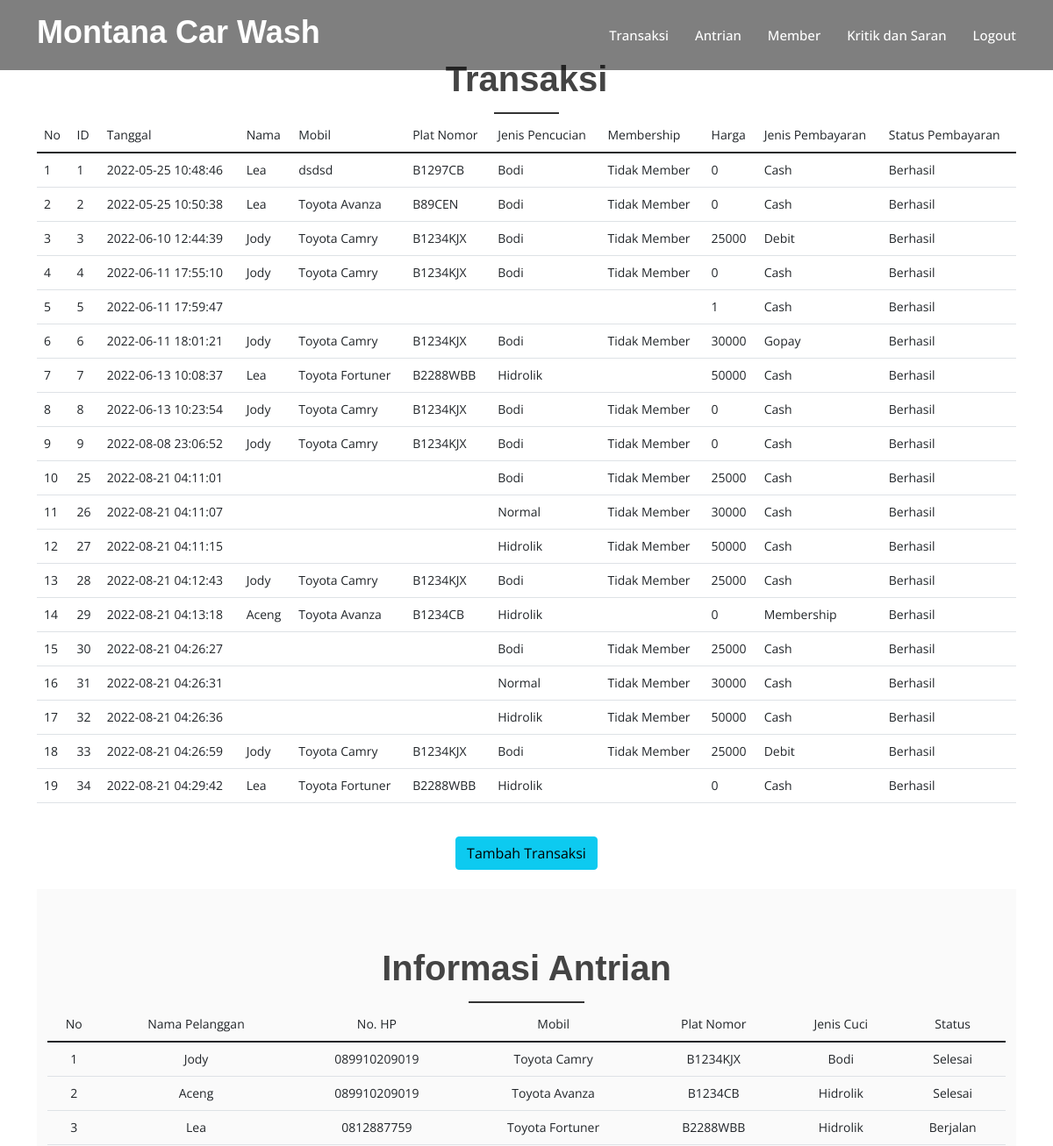
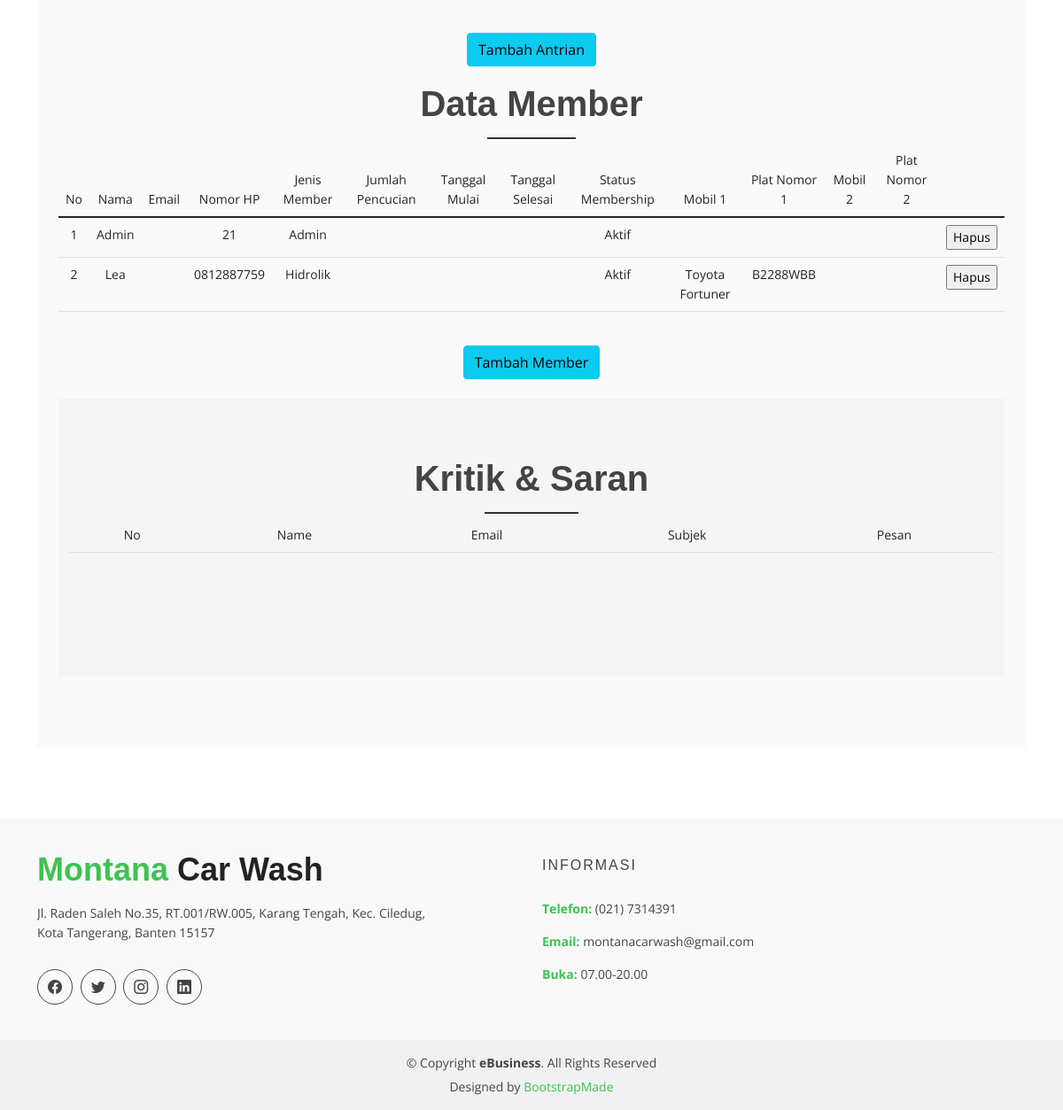
The app's page /admin.php with its own data (2 pictures, top to bottom).
### tables this page shows
CREATE TABLE `transaksi` (
  `id_transaksi` int(12) NOT NULL,
  `tanggal_transaksi` datetime NOT NULL,
  `nohp_transaksi` varchar(50) NOT NULL,
  `namapelanggan_transaksi` varchar(50) NOT NULL,
  `mobil_transaksi` varchar(50) NOT NULL,
  `platnomor_transaksi` varchar(50) NOT NULL,
  `jeniscuci_transaksi` enum('Hidrolik','Bodi','Normal') NOT NULL,
  `member_transaksi` enum('Hidrolik','Normal','Tidak Member') NOT NULL,
  `harga` int(12) NOT NULL,
  `jenispembayaran_transaksi` enum('Cash','Debit','QR','Gopay','Membership') NOT NULL,
  `idmember_transaksi` varchar(12) NOT NULL,
  `statuspembayaran_transaksi` enum('Gagal','Berhasil','Menunggu') NOT NULL
);

CREATE TABLE `antrian` (
  `id_antrian` int(12) NOT NULL,
  `namapelanggan_antrian` varchar(50) NOT NULL,
  `nohp_antrian` varchar(12) NOT NULL,
  `mobil_antrian` varchar(50) NOT NULL,
  `platnomor_antrian` varchar(50) NOT NULL,
  `jeniscuci_antrian` enum('Hidrolik','Normal','Bodi') NOT NULL,
  `member_antrian` enum('Tidak Member','Member') NOT NULL,
  `status_antrian` enum('Menunggu','Berjalan','Selesai') NOT NULL
);

CREATE TABLE `member` (
  `id_member` int(12) NOT NULL,
  `password` varchar(50) NOT NULL,
  `nama_member` varchar(50) NOT NULL,
  `nohp_member` varchar(12) NOT NULL,
  `jenis_member` enum('Normal','Hidrolik','Admin') NOT NULL,
  `mobil1_member` varchar(50) NOT NULL,
  `platnomor1_member` varchar(50) NOT NULL,
  `mobil2_member` varchar(50) NOT NULL,
  `platnomor2_member` varchar(50) NOT NULL,
  `tanggalpembuatan_member` date NOT NULL,
  `status_member` enum('Aktif','Tidak Aktif') NOT NULL
);

### admin.php (the view, shortened to what this page needs)
<!DOCTYPE html>
<html lang="en">
<head>
  <link href="assets/vendor/animate.css/animate.min.css" rel="stylesheet">
  <link href="assets/vendor/bootstrap/css/bootstrap.min.css" rel="stylesheet">
  <link href="assets/vendor/bootstrap-icons/bootstrap-icons.css" rel="stylesheet">
  <link href="assets/vendor/boxicons/css/boxicons.min.css" rel="stylesheet">
  <link href="assets/vendor/glightbox/css/glightbox.min.css" rel="stylesheet">
  <link href="assets/vendor/swiper/swiper-bundle.min.css" rel="stylesheet">
  <link href="assets/css/style.css" rel="stylesheet">
</head>
<body>
   <header id="header" class="fixed-top d-flex align-items-center">
    <div class="container d-flex justify-content-between">
      <div class="logo">
        <h1><a href="transaksi_admin.php"><span>Montana </span>Car Wash</a></h1>
      </div>
      <nav id="navbar" class="navbar">
        <ul>
          <li><a href="transaksi_admin.php">Transaksi</a></li>
          <li><a href="antrian_admin.php">Antrian</a></li>
          <li><a href="member_admin.php">Member</a></li>
          <li><a href="kritiksaran_admin.php">Kritik dan Saran</a></li>
          <li><a href="logout.php">Logout</a></li>
        </ul>
      </nav>
    </div>
  </header>
  <main id="main">
    <div id="transaksi" class="services-area area-padding">
      <div class="container">
        <div class="row">
          <div class="col-md-12 col-sm-12 col-xs-12">
            <div class="section-headline services-head text-center">
              <h2>Transaksi</h2>
            </div>
          </div>
        </div>
		  <table class="table">
        <thead>
            <tr>
                <td>No</td>
                <td>ID</td>
                <td>Tanggal</td>
                <td>Nama</td>
                <td>Mobil</td>
                <td>Plat Nomor</td>
                <td>Jenis Pencucian</td>
                <td>Membership</td>
                <td>Harga</td>
                <td>Jenis Pembayaran</td>
                <td>Status Pembayaran</td>
            </tr>
        </thead>
        <?php
        include "db_connection.php";
        $no = 1;
        $query = mysqli_query($conn, 'SELECT * FROM `transaksi`');
        while ($data = mysqli_fetch_array($query)) {
        ?>
            <tr>
                <td><?php echo $no++ ?></td>
                <td><?php echo $data['id_transaksi'] ?></td>
                <td><?php echo $data['tanggal_transaksi'] ?></td>
                <td><?php echo $data['namapelanggan_transaksi'] ?></td>
                <td><?php echo $data['mobil_transaksi'] ?></td>
                <td><?php echo $data['platnomor_transaksi'] ?></td>
                <td><?php echo $data['jeniscuci_transaksi'] ?></td>
                <td><?php echo $data['member_transaksi'] ?></td>
                <td><?php echo $data['harga'] ?></td>
                <td><?php echo $data['jenispembayaran_transaksi'] ?></td>
				        <td><?php echo $data['statuspembayaran_transaksi'] ?></td>
            </tr>
        <?php } ?>
    </table>
    <br>
    <div class="text-center"><a type="button" class="btn btn-info" href="tambah_transaksi.php">Tambah Transaksi</a>
    <br><br>
    <div id="antrian" class="pricing-area area-padding">
    <div class="container">
        <div class="row">
          <div class="col-md-12 col-sm-12 col-xs-12">
            <div class="section-headline services-head text-center">
              <h2>Informasi Antrian</h2>
            </div>
          </div>
        </div>
		  <table class="table">
        <thead>
            <tr>
                <td>No</td>
                <td>Nama Pelanggan</td>
                <td>No. HP</td>
                <td>Mobil</td>
                <td>Plat Nomor</td>
                <td>Jenis Cuci</td>
				<td>Status</td>
            </tr>
        </thead>
        <?php
        include "db_connection.php";
        $no = 1;
        $query = mysqli_query($conn, 'SELECT * FROM `antrian`');
        while ($data = mysqli_fetch_array($query)) {
        ?>
            <tr>
                <td><?php echo $no++ ?></td>
                <td><?php echo $data['namapelanggan_antrian'] ?></td>
                <td><?php echo $data['nohp_antrian'] ?></td>
                <td><?php echo $data['mobil_antrian'] ?></td>
                <td><?php echo $data['platnomor_antrian'] ?></td>
                <td><?php echo $data['jeniscuci_antrian'] ?></td>
				        <td><?php echo $data['status_antrian'] ?></td>
            </tr>
        <?php } ?>
    </table>
    <br>
    <div class="text-center"><a type="button" class="btn btn-info" href="tambah_antrian.php">Tambah Antrian</a>
    <br><br>
    <div id="member" class="contact-area">
    <div class="container">
        <div class="row">
          <div class="col-md-12 col-sm-12 col-xs-12">
            <div class="section-headline services-head text-center">
              <h2>Data Member</h2>
            </div>
          </div>
        </div>
		  <table class="table">
        <thead>
            <tr>
                <td>No</td>
                <td>Nama</td>
                <td>Email</td>
                <td>Nomor HP</td>
                <td>Jenis Member</td>
                <td>Jumlah Pencucian</td>
                <td>Tanggal Mulai</td>
                <td>Tanggal Selesai</td>
                <td>Status Membership</td>
                <td>Mobil 1</td>
                <td>Plat Nomor 1</td>
                <td>Mobil 2</td>
                <td>Plat Nomor 2</td>
            </tr>
        </thead>
        <?php
        include "db_connection.php";
        $no = 1;
        $query = mysqli_query($conn, 'SELECT * FROM `member`');
        while ($data = mysqli_fetch_array($query)) {
        ?>
            <tr>
                <td><?php echo $no++ ?></td>
                <td><?php echo $data['nama_member'] ?></td>
                <td><?php echo $data['email_member'] ?></td>
                <td><?php echo $data['nohp_member'] ?></td>
				        <td><?php echo $data['jenis_member'] ?></td>
                <td><?php echo $data['jumlahcuci_member'] ?></td>
                <td><?php echo $data['tanggalmulai_member'] ?></td>
                <td><?php echo $data['tanggalselesai_member'] ?></td>
				        <td><?php echo $data['status_member'] ?></td>
                <td><?php echo $data['mobil1_member'] ?></td>
                <td><?php echo $data['platnomor1_member'] ?></td>
                <td><?php echo $data['mobil2_member'] ?></td>
                <td><?php echo $data['platnomor2_member'] ?></td>
                <td>
                <a href='?hapus=$data[id_member]' onClick=\"return confirm('Yakin akan menghapus data?');\">
                <input type='button' value='Hapus'>
                </a>
            </td>
            </tr>
        <?php } ?>
    </table>
    <br>
    <div class="text-center"><a type="button" class="btn btn-info" href="tambah_member.php">Tambah Member</a>
    <br><br>
    <div id="kritiksaran" class="pricing-area area-padding">
    <div class="container">
        <div class="row">
          <div class="col-md-12 col-sm-12 col-xs-12">
            <div class="section-headline services-head text-center">
              <h2>Kritik & Saran</h2>
            </div>
          </div>
        </div>
		  <table class="table">
        <thead>
            <tr>
                <td>No</td>
                <td>Name</td>
                <td>Email</td>
                <td>Subjek</td>
			        	<td>Pesan</td>
            </tr>
        </thead>
    </table>
    <br><br>
  </main>
  <footer>
    <div class="footer-area">
      <div class="container">
        <div class="row">
          <div class="col-md-6">
            <div class="footer-content">
              <div class="footer-head">
                <div class="footer-logo">
                  <h2><span>Montana </span>Car Wash</h2>
                </div>
                <p>Jl. Raden Saleh No.35, RT.001/RW.005, Karang Tengah, Kec. Ciledug,<br> Kota Tangerang, Banten 15157</p>
                <div class="footer-icons">
                  <ul>
                    <li>
                      <a href="#"><i class="bi bi-facebook"></i></a>
                    </li>
                    <li>
                      <a href="#"><i class="bi bi-twitter"></i></a>
                    </li>
                    <li>
                      <a href="#"><i class="bi bi-instagram"></i></a>
                    </li>
                    <li>
                      <a href="#"><i class="bi bi-linkedin"></i></a>
                    </li>
                  </ul>
                </div>
              </div>
            </div>
          </div>
          <div class="col-md-6">
            <div class="footer-content">
              <div class="footer-head">
                <h4>informasi</h4>
                <div class="footer-contacts">
                  <p><span>Telefon:</span> (021) 7314391</p>
                  <p><span>Email:</span> montanacarwash@gmail.com</p>
                  <p><span>Buka:</span> 07.00-20.00</p>
                </div>
              </div>
            </div>
          </div>
        </div>
      </div>
    </div>
    <div class="footer-area-bottom">
      <div class="container">
        <div class="row">
          <div class="col-md-12 col-sm-12 col-xs-12">
            <div class="copyright text-center">
              <p>
                &copy; Copyright <strong>eBusiness</strong>. All Rights Reserved
              </p>
            </div>
            <div class="credits">
              Designed by <a href="https://bootstrapmade.com/">BootstrapMade</a>
            </div>
          </div>
        </div>
      </div>
    </div>
  </footer>
</body>
</html>

### assets/css/style.css (style rules this page uses)
html, body { height: 100%; }
p { margin: 0 0 15px; color: #444; }
h1, h2, h3, h4, h5, h6 { font-family: "Radio Canada", sans-serif; margin: 0 0 15px; color: #444; font-weight: 500; }
h1 { font-size: 48px; line-height: 50px; }
h2 { font-size: 38px; line-height: 40px; }
h4 { font-size: 24px; line-height: 26px; }
a { transition: all 0.3s ease 0s; text-decoration: none; }
body { background: #fff none repeat scroll 0 0; color: #444; font-family: "Open Sans", sans-serif; font-size: 14px; text-align: left; overflow-x: hidden; line-height: 22px; }
ul { list-style: outside none none; margin: 0; padding: 0; }
input, select, textarea, input[type=text], input[type=date], input[type=url], input[type=email], input[type=password], input[type=tel], button, button[type=submit] { -moz-appearance: none; box-shadow: none !important; }
.area-padding { padding: 70px 0px 80px; }
.section-headline h2 { display: inline-block; font-size: 40px; font-weight: 600; margin-bottom: 70px; position: relative; text-transform: capitalize; }
.section-headline h2::after { border: 1px solid #333; bottom: -20px; content: ""; left: 0; margin: 0 auto; position: absolute; right: 0; width: 40%; }
#header { height: 80px; transition: all 0.5s; z-index: 997; transition: all 0.5s; background: rgba(0, 0, 0, 0.5); }
#header .logo h1 { font-size: 36px; margin: 0; padding: 0; line-height: 1; font-weight: bold; }
#header .logo h1 span { color: ##3ec252; }
#header .logo h1 a, #header .logo h1 a:hover { color: #fff; text-decoration: none; }
.navbar { padding: 0; }
.navbar ul { margin: 0; padding: 0; display: flex; list-style: none; align-items: center; }
.navbar li { position: relative; }
.navbar a, .navbar a:focus { display: flex; align-items: center; justify-content: space-between; padding: 10px 0 10px 30px; font-size: 15px; font-weight: 500; color: #fff; white-space: nowrap; transition: 0.3s; }
.section-headline.services-head > h2 { margin-bottom: 25px; }
.pricing-area { background: rgba(0, 0, 0, 0.02) none repeat scroll 0 0; }
.contact-area { height: auto; width: 100%; }
.footer-area { padding: 40px 0; background: #f9f9f9; }
.footer-head p { color: #444; }
.footer-head h4 { color: #444; font-size: 16px; letter-spacing: 2px; padding-bottom: 10px; text-transform: uppercase; }
.footer-logo { padding-bottom: 20px; }
.footer-logo h2 { color: #222; padding: 0; margin: 0; font-size: 36px; font-weight: bold; line-height: 1; }
.footer-logo h2 span { color: #3ec252; }
.footer-icons ul li { display: inline-block; }
.footer-icons ul li a { border: 1px solid #444; color: #444; display: block; font-size: 16px; height: 40px; line-height: 38px; margin-right: 5px; text-align: center; width: 40px; border-radius: 50%; display: flex; align-items: center; justify-content: center; line-height: 0; }
.footer-icons ul li a i { line-height: 0; }
.footer-icons { margin-top: 30px; }
.footer-contacts p span { color: #3ec252; font-weight: 700; }
.footer-content { display: block; overflow: hidden; }
.footer-area-bottom { background: #f1f1f1 none repeat scroll 0 0; padding: 15px 0; }
.copyright > p { margin-bottom: 0; color: #444; }
.copyright a, .credits a { color: #3ec252; }
.credits { padding-top: 5px; text-align: center; }

### records on screen
transaksi: id_transaksi "1", tanggal_transaksi "2022-05-25 10:48:46", namapelanggan_transaksi "Lea", mobil_transaksi "dsdsd", platnomor_transaksi "B1297CB", jeniscuci_transaksi "Bodi", member_transaksi "Tidak Member", harga "0", jenispembayaran_transaksi "Cash", statuspembayaran_transaksi "Berhasil"
transaksi: id_transaksi "2", tanggal_transaksi "2022-05-25 10:50:38", namapelanggan_transaksi "Lea", mobil_transaksi "Toyota Avanza", platnomor_transaksi "B89CEN", jeniscuci_transaksi "Bodi", member_transaksi "Tidak Member", harga "0", jenispembayaran_transaksi "Cash", statuspembayaran_transaksi "Berhasil"
transaksi: id_transaksi "3", tanggal_transaksi "2022-06-10 12:44:39", namapelanggan_transaksi "Jody", mobil_transaksi "Toyota Camry", platnomor_transaksi "B1234KJX", jeniscuci_transaksi "Bodi", member_transaksi "Tidak Member", harga "25000", jenispembayaran_transaksi "Debit", statuspembayaran_transaksi "Berhasil"
transaksi: id_transaksi "4", tanggal_transaksi "2022-06-11 17:55:10", namapelanggan_transaksi "Jody", mobil_transaksi "Toyota Camry", platnomor_transaksi "B1234KJX", jeniscuci_transaksi "Bodi", member_transaksi "Tidak Member", harga "0", jenispembayaran_transaksi "Cash", statuspembayaran_transaksi "Berhasil"
transaksi: id_transaksi "5", tanggal_transaksi "2022-06-11 17:59:47", harga "1", jenispembayaran_transaksi "Cash", statuspembayaran_transaksi "Berhasil"
transaksi: id_transaksi "6", tanggal_transaksi "2022-06-11 18:01:21", namapelanggan_transaksi "Jody", mobil_transaksi "Toyota Camry", platnomor_transaksi "B1234KJX", jeniscuci_transaksi "Bodi", member_transaksi "Tidak Member", harga "30000", jenispembayaran_transaksi "Gopay", statuspembayaran_transaksi "Berhasil"
transaksi: id_transaksi "7", tanggal_transaksi "2022-06-13 10:08:37", namapelanggan_transaksi "Lea", mobil_transaksi "Toyota Fortuner", platnomor_transaksi "B2288WBB", jeniscuci_transaksi "Hidrolik", harga "50000", jenispembayaran_transaksi "Cash", statuspembayaran_transaksi "Berhasil"
transaksi: id_transaksi "8", tanggal_transaksi "2022-06-13 10:23:54", namapelanggan_transaksi "Jody", mobil_transaksi "Toyota Camry", platnomor_transaksi "B1234KJX", jeniscuci_transaksi "Bodi", member_transaksi "Tidak Member", harga "0", jenispembayaran_transaksi "Cash", statuspembayaran_transaksi "Berhasil"
transaksi: id_transaksi "9", tanggal_transaksi "2022-08-08 23:06:52", namapelanggan_transaksi "Jody", mobil_transaksi "Toyota Camry", platnomor_transaksi "B1234KJX", jeniscuci_transaksi "Bodi", member_transaksi "Tidak Member", harga "0", jenispembayaran_transaksi "Cash", statuspembayaran_transaksi "Berhasil"
transaksi: id_transaksi "25", tanggal_transaksi "2022-08-21 04:11:01", jeniscuci_transaksi "Bodi", member_transaksi "Tidak Member", harga "25000", jenispembayaran_transaksi "Cash", statuspembayaran_transaksi "Berhasil"
transaksi: id_transaksi "26", tanggal_transaksi "2022-08-21 04:11:07", jeniscuci_transaksi "Normal", member_transaksi "Tidak Member", harga "30000", jenispembayaran_transaksi "Cash", statuspembayaran_transaksi "Berhasil"
transaksi: id_transaksi "27", tanggal_transaksi "2022-08-21 04:11:15", jeniscuci_transaksi "Hidrolik", member_transaksi "Tidak Member", harga "50000", jenispembayaran_transaksi "Cash", statuspembayaran_transaksi "Berhasil"
transaksi: id_transaksi "28", tanggal_transaksi "2022-08-21 04:12:43", namapelanggan_transaksi "Jody", mobil_transaksi "Toyota Camry", platnomor_transaksi "B1234KJX", jeniscuci_transaksi "Bodi", member_transaksi "Tidak Member", harga "25000", jenispembayaran_transaksi "Cash", statuspembayaran_transaksi "Berhasil"
transaksi: id_transaksi "29", tanggal_transaksi "2022-08-21 04:13:18", namapelanggan_transaksi "Aceng", mobil_transaksi "Toyota Avanza", platnomor_transaksi "B1234CB", jeniscuci_transaksi "Hidrolik", harga "0", jenispembayaran_transaksi "Membership", statuspembayaran_transaksi "Berhasil"
transaksi: id_transaksi "30", tanggal_transaksi "2022-08-21 04:26:27", jeniscuci_transaksi "Bodi", member_transaksi "Tidak Member", harga "25000", jenispembayaran_transaksi "Cash", statuspembayaran_transaksi "Berhasil"
transaksi: id_transaksi "31", tanggal_transaksi "2022-08-21 04:26:31", jeniscuci_transaksi "Normal", member_transaksi "Tidak Member", harga "30000", jenispembayaran_transaksi "Cash", statuspembayaran_transaksi "Berhasil"
transaksi: id_transaksi "32", tanggal_transaksi "2022-08-21 04:26:36", jeniscuci_transaksi "Hidrolik", member_transaksi "Tidak Member", harga "50000", jenispembayaran_transaksi "Cash", statuspembayaran_transaksi "Berhasil"
transaksi: id_transaksi "33", tanggal_transaksi "2022-08-21 04:26:59", namapelanggan_transaksi "Jody", mobil_transaksi "Toyota Camry", platnomor_transaksi "B1234KJX", jeniscuci_transaksi "Bodi", member_transaksi "Tidak Member", harga "25000", jenispembayaran_transaksi "Debit", statuspembayaran_transaksi "Berhasil"
transaksi: id_transaksi "34", tanggal_transaksi "2022-08-21 04:29:42", namapelanggan_transaksi "Lea", mobil_transaksi "Toyota Fortuner", platnomor_transaksi "B2288WBB", jeniscuci_transaksi "Hidrolik", harga "0", jenispembayaran_transaksi "Cash", statuspembayaran_transaksi "Berhasil"
antrian: namapelanggan_antrian "Jody", nohp_antrian "089910209019", mobil_antrian "Toyota Camry", platnomor_antrian "B1234KJX", jeniscuci_antrian "Bodi", status_antrian "Selesai"
antrian: namapelanggan_antrian "Aceng", nohp_antrian "089910209019", mobil_antrian "Toyota Avanza", platnomor_antrian "B1234CB", jeniscuci_antrian "Hidrolik", status_antrian "Selesai"
antrian: namapelanggan_antrian "Lea", nohp_antrian "0812887759", mobil_antrian "Toyota Fortuner", platnomor_antrian "B2288WBB", jeniscuci_antrian "Hidrolik", status_antrian "Berjalan"
member: nama_member "Admin", nohp_member "21", jenis_member "Admin", status_member "Aktif"
member: nama_member "Lea", nohp_member "0812887759", jenis_member "Hidrolik", status_member "Aktif", mobil1_member "Toyota Fortuner", platnomor1_member "B2288WBB"
